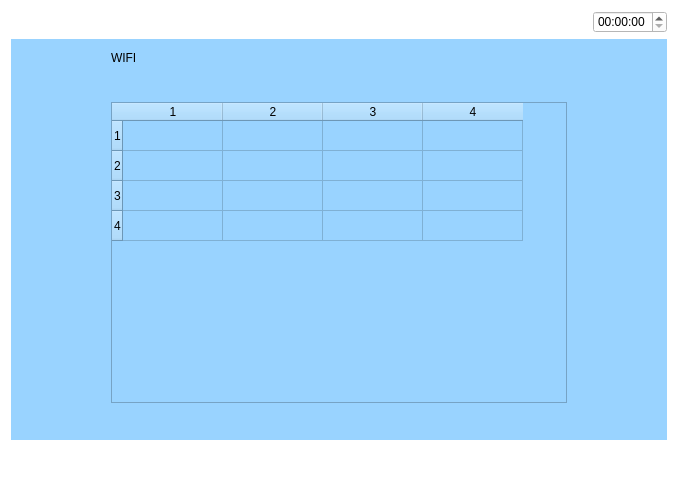
<?xml version="1.0" encoding="UTF-8"?>
<ui version="4.0">
 <class>Wifi</class>
 <widget class="QWidget" name="Wifi">
  <property name="geometry">
   <rect>
    <x>0</x>
    <y>0</y>
    <width>678</width>
    <height>482</height>
   </rect>
  </property>
  <property name="windowTitle">
   <string>Form</string>
  </property>
  <property name="styleSheet">
   <string notr="true">background-color: rgb(255, 255, 255);</string>
  </property>
  <layout class="QVBoxLayout" name="verticalLayout_4" stretch="1,5,1">
   <item>
    <layout class="QHBoxLayout" name="horizontalLayout_5">
     <item>
      <widget class="QPushButton" name="pushButton">
       <property name="text">
        <string/>
       </property>
       <property name="icon">
        <iconset resource="myimages.qrc">
         <normaloff>:/image/images/4g.png</normaloff>:/image/images/4g.png</iconset>
       </property>
       <property name="flat">
        <bool>true</bool>
       </property>
      </widget>
     </item>
     <item>
      <widget class="QPushButton" name="pushButton_2">
       <property name="text">
        <string/>
       </property>
       <property name="icon">
        <iconset resource="myimages.qrc">
         <normaloff>:/image/images/wireless.svg</normaloff>:/image/images/wireless.svg</iconset>
       </property>
       <property name="flat">
        <bool>true</bool>
       </property>
      </widget>
     </item>
     <item>
      <widget class="QPushButton" name="pushButton_3">
       <property name="text">
        <string/>
       </property>
       <property name="icon">
        <iconset resource="myimages.qrc">
         <normaloff>:/image/images/bl.svg</normaloff>:/image/images/bl.svg</iconset>
       </property>
       <property name="flat">
        <bool>true</bool>
       </property>
      </widget>
     </item>
     <item>
      <widget class="QPushButton" name="pushButton_4">
       <property name="text">
        <string/>
       </property>
       <property name="icon">
        <iconset resource="myimages.qrc">
         <normaloff>:/image/images/locate.svg</normaloff>:/image/images/locate.svg</iconset>
       </property>
       <property name="flat">
        <bool>true</bool>
       </property>
      </widget>
     </item>
     <item>
      <spacer name="horizontalSpacer_4">
       <property name="orientation">
        <enum>Qt::Horizontal</enum>
       </property>
       <property name="sizeHint" stdset="0">
        <size>
         <width>40</width>
         <height>20</height>
        </size>
       </property>
      </spacer>
     </item>
     <item>
      <widget class="QTimeEdit" name="timeEdit_2"/>
     </item>
    </layout>
   </item>
   <item>
    <widget class="QWidget" name="widget" native="true">
     <property name="sizePolicy">
      <sizepolicy hsizetype="Preferred" vsizetype="Preferred">
       <horstretch>0</horstretch>
       <verstretch>0</verstretch>
      </sizepolicy>
     </property>
     <property name="contextMenuPolicy">
      <enum>Qt::DefaultContextMenu</enum>
     </property>
     <property name="styleSheet">
      <string notr="true">background-color: rgb(153, 211, 255);</string>
     </property>
     <layout class="QVBoxLayout" name="verticalLayout_2" stretch="2,0">
      <property name="leftMargin">
       <number>100</number>
      </property>
      <property name="rightMargin">
       <number>100</number>
      </property>
      <item>
       <layout class="QHBoxLayout" name="horizontalLayout">
        <item>
         <widget class="QLabel" name="label">
          <property name="text">
           <string>WIFI</string>
          </property>
         </widget>
        </item>
        <item>
         <spacer name="horizontalSpacer">
          <property name="orientation">
           <enum>Qt::Horizontal</enum>
          </property>
          <property name="sizeHint" stdset="0">
           <size>
            <width>40</width>
            <height>20</height>
           </size>
          </property>
         </spacer>
        </item>
        <item>
         <layout class="QVBoxLayout" name="verticalLayout"/>
        </item>
       </layout>
      </item>
      <item>
       <layout class="QVBoxLayout" name="verticalLayout_3">
        <item>
         <layout class="QHBoxLayout" name="horizontalLayout_3">
          <item>
           <spacer name="horizontalSpacer_3">
            <property name="orientation">
             <enum>Qt::Horizontal</enum>
            </property>
            <property name="sizeHint" stdset="0">
             <size>
              <width>40</width>
              <height>20</height>
             </size>
            </property>
           </spacer>
          </item>
          <item>
           <widget class="QPushButton" name="preview">
            <property name="text">
             <string/>
            </property>
            <property name="icon">
             <iconset resource="myimages.qrc">
              <normaloff>:/image/images/xiangshang.svg</normaloff>:/image/images/xiangshang.svg</iconset>
            </property>
            <property name="flat">
             <bool>true</bool>
            </property>
           </widget>
          </item>
          <item>
           <spacer name="horizontalSpacer_5">
            <property name="orientation">
             <enum>Qt::Horizontal</enum>
            </property>
            <property name="sizeHint" stdset="0">
             <size>
              <width>40</width>
              <height>20</height>
             </size>
            </property>
           </spacer>
          </item>
          <item>
           <widget class="QPushButton" name="refresh">
            <property name="text">
             <string/>
            </property>
            <property name="icon">
             <iconset resource="myimages.qrc">
              <normaloff>:/image/images/refresh.svg</normaloff>:/image/images/refresh.svg</iconset>
            </property>
            <property name="flat">
             <bool>true</bool>
            </property>
           </widget>
          </item>
         </layout>
        </item>
        <item>
         <widget class="QTableWidget" name="tableWidget">
          <property name="editTriggers">
           <set>QAbstractItemView::NoEditTriggers</set>
          </property>
          <property name="alternatingRowColors">
           <bool>false</bool>
          </property>
          <property name="rowCount">
           <number>4</number>
          </property>
          <property name="columnCount">
           <number>4</number>
          </property>
          <row/>
          <row/>
          <row/>
          <row/>
          <column/>
          <column/>
          <column/>
          <column/>
         </widget>
        </item>
        <item>
         <layout class="QHBoxLayout" name="horizontalLayout_4">
          <item>
           <spacer name="horizontalSpacer_6">
            <property name="orientation">
             <enum>Qt::Horizontal</enum>
            </property>
            <property name="sizeHint" stdset="0">
             <size>
              <width>40</width>
              <height>20</height>
             </size>
            </property>
           </spacer>
          </item>
          <item>
           <widget class="QPushButton" name="next">
            <property name="text">
             <string/>
            </property>
            <property name="icon">
             <iconset resource="myimages.qrc">
              <normaloff>:/image/images/xiangxia.svg</normaloff>:/image/images/xiangxia.svg</iconset>
            </property>
            <property name="flat">
             <bool>true</bool>
            </property>
           </widget>
          </item>
          <item>
           <spacer name="horizontalSpacer_7">
            <property name="orientation">
             <enum>Qt::Horizontal</enum>
            </property>
            <property name="sizeHint" stdset="0">
             <size>
              <width>40</width>
              <height>20</height>
             </size>
            </property>
           </spacer>
          </item>
         </layout>
        </item>
       </layout>
      </item>
     </layout>
    </widget>
   </item>
   <item>
    <layout class="QHBoxLayout" name="horizontalLayout_2">
     <item>
      <widget class="QPushButton" name="returnIndex">
       <property name="font">
        <font>
         <family>AR PL UMing TW MBE</family>
        </font>
       </property>
       <property name="styleSheet">
        <string notr="true">border-image: url(:/image/images/index.svg);</string>
       </property>
       <property name="text">
        <string/>
       </property>
       <property name="icon">
        <iconset resource="myimages.qrc">
         <normaloff>:/image/images/index.svg</normaloff>:/image/images/index.svg</iconset>
       </property>
       <property name="iconSize">
        <size>
         <width>40</width>
         <height>40</height>
        </size>
       </property>
       <property name="flat">
        <bool>true</bool>
       </property>
      </widget>
     </item>
     <item>
      <spacer name="horizontalSpacer_2">
       <property name="orientation">
        <enum>Qt::Horizontal</enum>
       </property>
       <property name="sizeHint" stdset="0">
        <size>
         <width>40</width>
         <height>20</height>
        </size>
       </property>
      </spacer>
     </item>
     <item>
      <widget class="QPushButton" name="returnPage">
       <property name="text">
        <string/>
       </property>
       <property name="icon">
        <iconset resource="myimages.qrc">
         <normaloff>:/image/images/shangyiye.svg</normaloff>:/image/images/shangyiye.svg</iconset>
       </property>
       <property name="iconSize">
        <size>
         <width>40</width>
         <height>40</height>
        </size>
       </property>
       <property name="flat">
        <bool>true</bool>
       </property>
      </widget>
     </item>
    </layout>
   </item>
  </layout>
 </widget>
 <resources>
  <include location="myimages.qrc"/>
 </resources>
 <connections/>
</ui>
